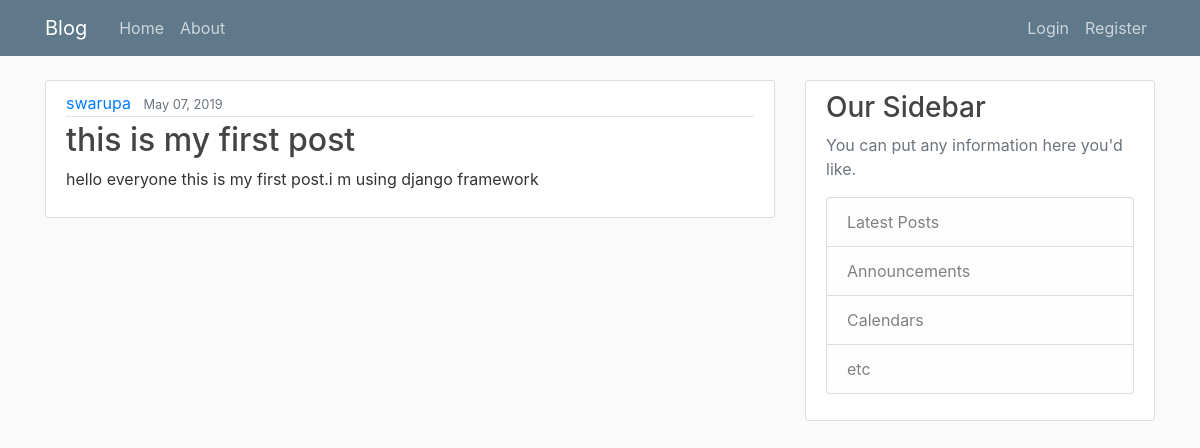
The app's page /, older data.
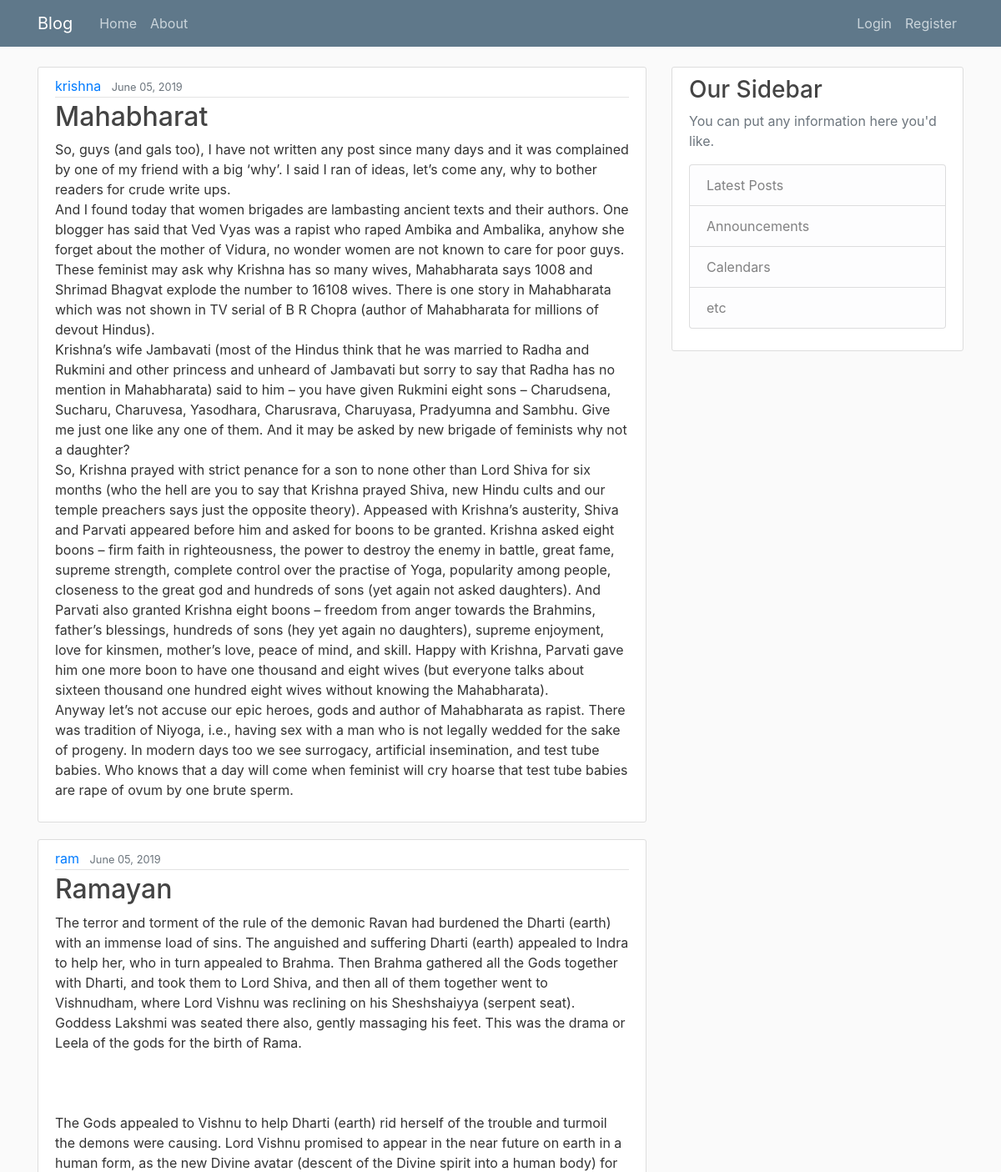
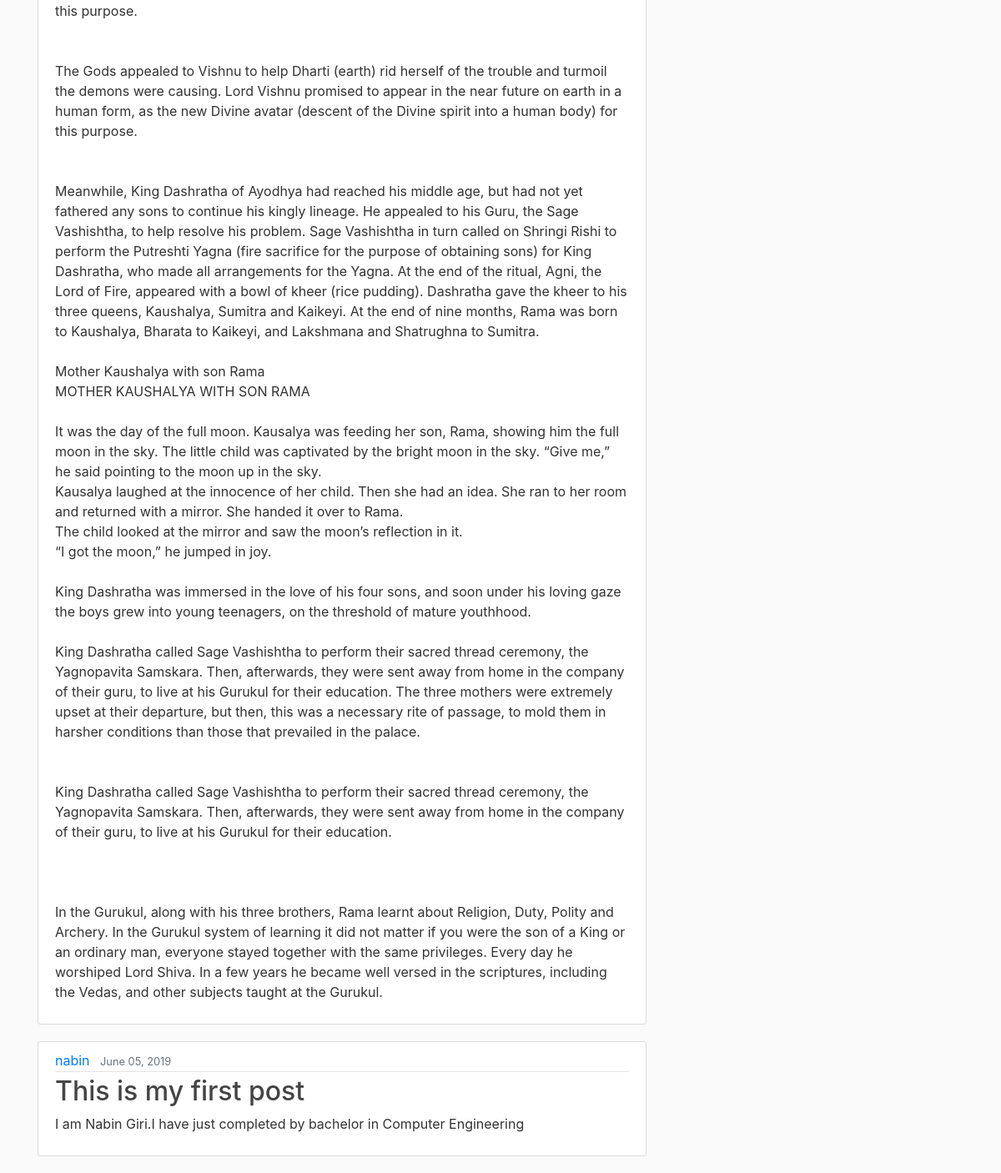
The same page, newer data (2 pictures, top to bottom).
### blog/models.py (models this page shows, shortened)
class Post(models.Model):
    title = models.CharField(max_length=200)
    content = models.TextField()
    author = models.ForeignKey(User, on_delete=models.CASCADE)
    date_posted = models.DateTimeField(default=timezone.now)

### blog/views.py (the view)
# urls.py: path('', PostListView.as_view(),name='blog-home'),
class PostListView(ListView):
    model = Post
    template_name = 'blog/home.html' #<app>/<model>_<view.type>.html
    context_object_name = 'posts'
    ordering = ['-date_posted']

### blog/templates/blog/home.html
{%extends "blog/base.html" %}
{% block content %}
{% for post in posts %}
<article class="media content-section">
  <div class="media-body">
    <div class="article-metadata">
      <a class="mr-2" href="#">{{ post.author }}</a>
      <small class="text-muted">{{ post.date_posted|date:"F d, Y" }}</small>
    </div>
    <h2><a class="article-title" href="{%url 'post-detail' post.id%}">{{ post.title }}</a></h2>
    <p class="article-content">{{ post.content }}</p>
  </div>
</article>
{% endfor %}
{% endblock content%}

### blog/templates/blog/base.html (shortened to what this page needs)
{% load static %}
<!DOCTYPE html>
<html lang="en">
<head>
  <link rel="stylesheet" href="https://stackpath.bootstrapcdn.com/bootstrap/4.3.1/css/bootstrap.min.css">
  <link rel="stylesheet" href="{% static 'blog/main.css'%}">
</head>
<body>
<header class="site-header">
  <nav class="navbar navbar-expand-md navbar-dark bg-steel fixed-top">
    <div class="container">
      <a class="navbar-brand mr-4" href="{% url 'blog-home'%}"> Blog</a>
      <div class="collapse navbar-collapse" id="navbarToggle">
        <div class="navbar-nav mr-auto">
          <a class="nav-item nav-link" href="{%url 'blog-home'%}">Home</a>
          <a class="nav-item nav-link" href="{% url 'about-home'%}">About</a>
        </div>
        <div class="navbar-nav">
          {% if user.is_authenticated %}
          <a class="nav-item nav-link" href="{% url 'post-create' %}">New Post</a>
          <a class="nav-item nav-link" href="{% url 'profile' %}">Profile</a>
          <a class="nav-item nav-link" href="{% url 'logout' %}">Logout</a>
          {% else %}
          <a class="nav-item nav-link" href="{% url 'login' %}">Login</a>
          <a class="nav-item nav-link" href="{% url 'register' %}">Register</a>
          {%endif%}
        </div>
      </div>
    </div>
  </nav>
</header>
<main role="main" class="container">
  <div class="row">
    <div class="col-md-8">
      {% block content %}{% endblock %}
    </div>
    <div class="col-md-4">
      <div class="content-section">
        <h3>Our Sidebar</h3>
        <p class='text-muted'>You can put any information here you'd like.
        <ul class="list-group">
          <li class="list-group-item list-group-item-light">Latest Posts</li>
          <li class="list-group-item list-group-item-light">Announcements</li>
          <li class="list-group-item list-group-item-light">Calendars</li>
          <li class="list-group-item list-group-item-light">etc</li>
        </ul>
        </p>
      </div>
    </div>
  </div>
</main>
</body>
</html>

### blog/static/blog/main.css (style rules this page uses)
body { background: #fafafa; color: #333333; margin-top: 5rem; }
h1, h2, h3, h4, h5, h6 { color: #444444; }
ul { margin: 0; }
.bg-steel { background-color: #5f788a; }
.site-header .navbar-nav .nav-link { color: #cbd5db; }
.content-section { background: #ffffff; padding: 10px 20px; border: 1px solid #dddddd; border-radius: 3px; margin-bottom: 20px; }
.article-title { color: #444444; }
.article-content { white-space: pre-line; }
.article-metadata { padding-bottom: 1px; margin-bottom: 4px; border-bottom: 1px solid #e3e3e3 }

Row changes from the older to the newer data that the page shows:
removed Post: author "swarupa", date_posted "May 07, 2019", title "this is my first post", content "hello everyone this is my first post.i m using django framework"
added Post: author "krishna", date_posted "June 05, 2019", title "Mahabharat", content "So, guys (and gals too), I have not written any post since many days and it was complained by one of my friend with a big ‘why’. I said I ran of ideas, let’s come any, why to bother readers for crude write ups. And I found today that women brigades are lambasting ancient texts and their authors. One blogger has said that Ved Vyas was a rapist who raped Ambika and Ambalika, anyhow she forget about the mother of Vidura, no wonder women are not known to care for poor guys. These feminist may ask why Krishna has so many wives, Mahabharata says 1008 and Shrimad Bhagvat explode the number to 16108 wives. There is one story in Mahabharata which was not shown in TV serial of B R Chopra (author of…"
added Post: author "ram", date_posted "June 05, 2019", title "Ramayan", content "The terror and torment of the rule of the demonic Ravan had burdened the Dharti (earth) with an immense load of sins. The anguished and suffering Dharti (earth) appealed to Indra to help her, who in turn appealed to Brahma. Then Brahma gathered all the Gods together with Dharti, and took them to Lord Shiva, and then all of them together went to Vishnudham, where Lord Vishnu was reclining on his Sheshshaiyya (serpent seat). Goddess Lakshmi was seated there also, gently massaging his feet. This was the drama or Leela of the gods for the birth of Rama. The Gods appealed to Vishnu to help Dharti (earth) rid herself of the trouble and turmoil the demons were causing. Lord Vishnu promised to…"
added Post: author "nabin", date_posted "June 05, 2019", title "This is my first post", content "I am Nabin Giri.I have just completed by bachelor in Computer Engineering"
